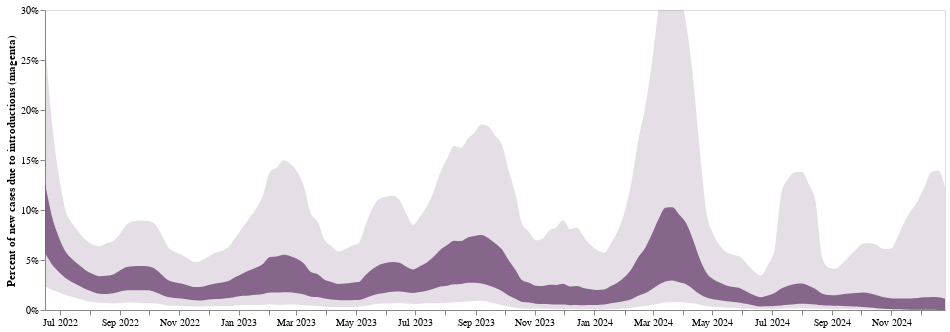

The notebook cell this image was saved under:
### Code cell
line1 = alt.Chart(summary_percent_df).mark_area(interpolate='monotone', opacity = 0.9, clip = True, color = "#7c5981").encode(
    alt.X('date:T', axis=alt.Axis(title="",tickCount = "month",grid=False,  format="%b %Y")),
    alt.Y('lower_hpd_log_50_MA',title = "Percent of new cases due to introductions (magenta)", axis=alt.Axis( grid=False, format='%', ), scale=alt.Scale(domain=(0.0, .3))),
    alt.Y2('upper_hpd_log_50_MA' )
).properties(
    width=900,
    height=300
)

band = alt.Chart(summary_percent_df).mark_area(interpolate='monotone', opacity = 0.2, clip = True, color = "#7c5981").encode(
    alt.X('date:T', axis=alt.Axis(title="",tickCount = "month",grid=False,  format="%b %Y")),
    alt.Y('lower_hpd_log_95_MA',title = "Percent of new cases due to introductions (magenta)", axis=alt.Axis( grid=False, format='%', ), scale=alt.Scale(domain=(0.0, .3))),
    alt.Y2('upper_hpd_log_95_MA' )
).properties(
    width=900,
    height=300
)


intro_plot = (line1 + band).resolve_scale(y= "shared") ; intro_plot

### Figure 1 — Vega-Lite specification as saved in the notebook (floating-point values rounded to 4 significant figures; data arrays with more than 128 entries replaced by an {"elided": "..."} marker saying what was removed)
{"config": {"view": {"continuousWidth": 400, "continuousHeight": 300}}, "layer": [{"mark": {"type": "area", "clip": true, "color": "#7c5981", "interpolate": "monotone", "opacity": 0.9}, "encoding": {"x": {"axis": {"format": "%b %Y", "grid": false, "tickCount": "month", "title": ""}, "field": "date", "type": "temporal"}, "y": {"axis": {"format": "%", "grid": false}, "field": "lower_hpd_log_50_MA", "scale": {"domain": [0.0, 0.3]}, "title": "Percent of new cases due to introductions (magenta)", "type": "quantitative"}, "y2": {"field": "upper_hpd_log_50_MA"}}, "height": 300, "width": 900}, {"mark": {"type": "area", "clip": true, "color": "#7c5981", "interpolate": "monotone", "opacity": 0.2}, "encoding": {"x": {"axis": {"format": "%b %Y", "grid": false, "tickCount": "month", "title": ""}, "field": "date", "type": "temporal"}, "y": {"axis": {"format": "%", "grid": false}, "field": "lower_hpd_log_95_MA", "scale": {"domain": [0.0, 0.3]}, "title": "Percent of new cases due to introductions (magenta)", "type": "quantitative"}, "y2": {"field": "upper_hpd_log_95_MA"}}, "height": 300, "width": 900}], "data": {"name": "data-30ee47f000c4e976b2b2d0e823080010"}, "resolve": {"scale": {"y": "shared"}}, "$schema": "https://vega.github.io/schema/vega-lite/v4.17.0.json", "datasets": {"data-30ee47f000c4e976b2b2d0e823080010": {"elided": "133 records"}}}
